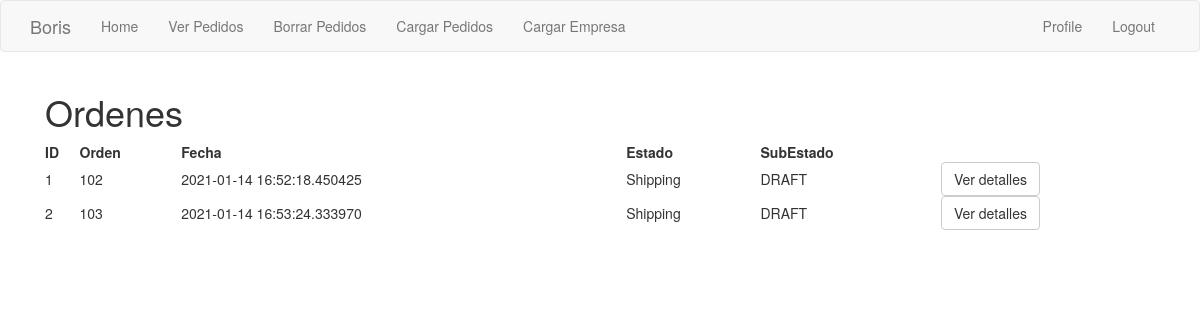
Screenshot of /pedidos (signed in) with the database file from the repository.
### app/models.py (models this page shows, shortened)
class Order_header(db.Model):
    id = db.Column(db.Integer, primary_key=True)
    order_number = db.Column(db.Integer, index=True)
    order_id_anterior = db.Column(db.Integer)
    creation_date = db.Column(db.String(35), index=True)
    payment_method = db.Column(db.String(10))
    payment_card = db.Column(db.String(10))
    courier = db.Column(db.String(64))
    status = db.Column(db.String(15))
    sub_status = db.Column(db.String(15))
    detalle = db.relationship('Order_detail', backref='productos', lazy='dynamic')
    customer_id = db.Column(db.Integer, db.ForeignKey('customer.id'))
    store = db.Column(db.Integer, db.ForeignKey('company.store_id'))

### app/main/routes.py (the view)
@bp.route('/pedidos', methods=['GET', 'POST'])
@login_required
def ver_pedidos():
    ordenes =  Order_header.query.filter_by(store=current_user.store).all()
    return render_template('pedidos.html', title='Pedidos', ordenes=ordenes)

### app/main/routes.py (called while the page is built)
@bp.before_app_request
def before_request():
    if current_user.is_authenticated:
        current_user.last_seen = datetime.utcnow()
        db.session.commit()

### app/models.py (called while the page is built)
@login.user_loader
def load_user(id):
    return User.query.get(int(id))

### app/templates/pedidos.html
{% extends "base.html" %}
{% block app_content %}
    <div class='container'>
        <h1> Ordenes</h1>
        <table style="width:100%">
            <tr>
                <th>ID</th>
                <th>Orden</th>
                <th>Fecha</th>
                <th>Estado</th>
                <th>SubEstado</th>
                <th></th>
            </tr>
            {% for i in ordenes %}
            <tr>
                <td>{{i['id']}}</td>
                <td>{{i['order_number']}}</td>
                <td>{{i['creation_date']}}</td>
                <td>{{i['status']}}</td>
                <td>{{i['sub_status']}}</td>
                <td><a href="{{ url_for('main.orden', orden_id=i['id']) }}"></a>
                    <button class="btn btn-default"> Ver detalles </button></td>
            </tr>
            {% endfor %}
        </table>
    </div>
{% endblock %}

### rows the page displays
Order_header: id "1", order_number "102", creation_date "2021-01-14 16:52:18.450425", status "Shipping", sub_status "DRAFT"
Order_header: id "2", order_number "103", creation_date "2021-01-14 16:53:24.333970", status "Shipping", sub_status "DRAFT"

### other values shown
{{ 'Logout' }} "Logout"
